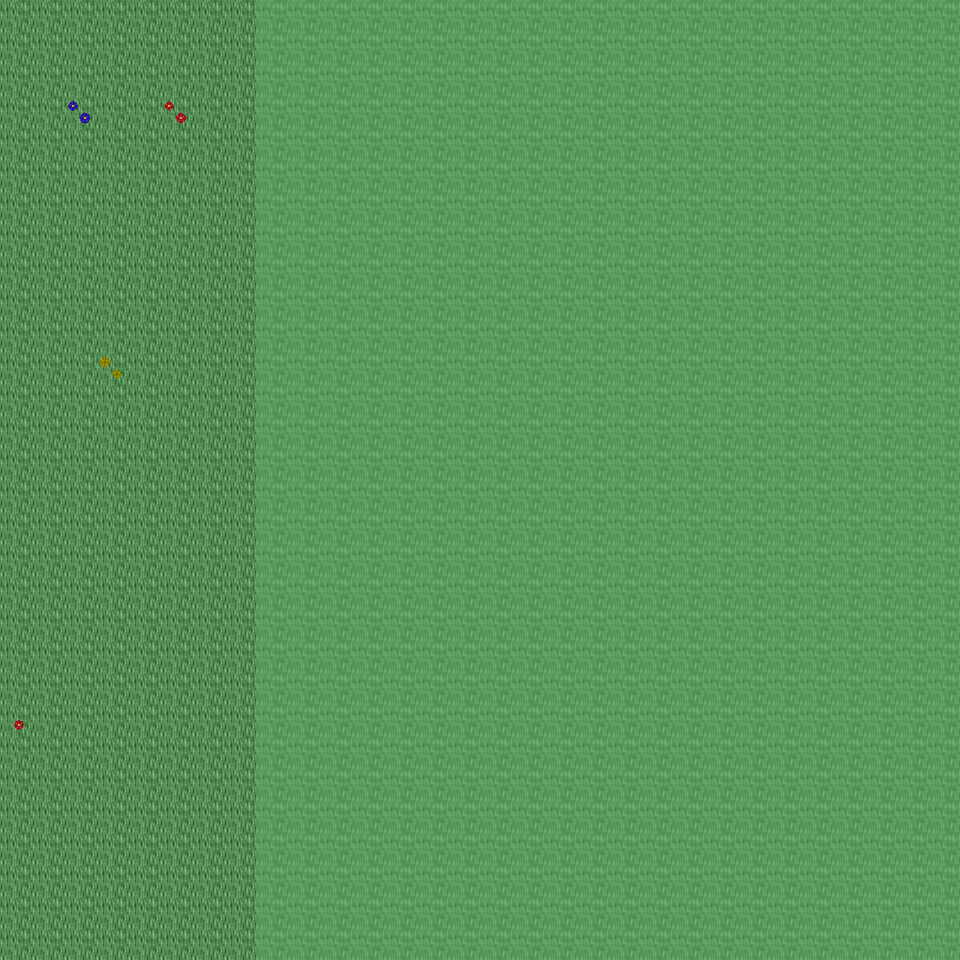

This game map was drawn from its Tiled (.tmx) file and the tilesets committed beside it. A one-line description and the trimmed map source follow:
An orthogonal 30x30 tile map with 32x32 px tiles, 6 tile layers (Ground, Object, Object2, Above, ...), 39 tilesets and 3 objects (3x mapchange).

<map version="1.0" orientation="orthogonal" renderorder="right-down" width="30" height="30" tilewidth="32" tileheight="32" nextobjectid="4">
  <tileset firstgid="1" name="tileset_ground_ground" tilewidth="32" tileheight="32" tilecount="33" columns="3">
    <image source="../drawable/tileset_ground_ground.png" width="96" height="352" />
  </tileset>
  <tileset firstgid="34" name="tileset_building_wall_old_wood" tilewidth="32" tileheight="32" tilecount="9" columns="3">
    <image source="../drawable/tileset_building_wall_old_wood.png" width="96" height="96" />
  </tileset>
  <tileset firstgid="43" name="tileset_building_fence_fence_wooden" tilewidth="32" tileheight="32" tilecount="12" columns="3">
    <image source="../drawable/tileset_building_fence_fence_wooden.png" width="96" height="128" />
  </tileset>
  <tileset firstgid="55" name="tileset_building_fence_fence_chunky" tilewidth="32" tileheight="32" tilecount="21" columns="3">
    <image source="../drawable/tileset_building_fence_fence_chunky.png" width="96" height="224" />
  </tileset>
  <tileset firstgid="76" name="tileset_plant_stump_stump_brown" tilewidth="32" tileheight="32" tilecount="4" columns="2">
    <image source="../drawable/tileset_plant_stump_stump_brown.png" width="64" height="64" />
  </tileset>
  <tileset firstgid="80" name="tileset_ground_earth_edges" tilewidth="32" tileheight="32" tilecount="18" columns="6">
    <image source="../drawable/tileset_ground_earth_edges.png" width="192" height="96" />
  </tileset>
  <tileset firstgid="98" name="tileset_ground_grass_corners" tilewidth="32" tileheight="32" tilecount="24" columns="6">
    <image source="../drawable/tileset_ground_grass_corners.png" width="192" height="128" />
  </tileset>
  <tileset firstgid="122" name="tileset_ground_grass_edges" tilewidth="32" tileheight="32" tilecount="36" columns="12">
    <image source="../drawable/tileset_ground_grass_edges.png" width="384" height="96" />
  </tileset>
  <tileset firstgid="158" name="tileset_plant_tree_apple_tree" tilewidth="32" tileheight="32" tilecount="9" columns="3">
    <image source="../drawable/tileset_plant_tree_apple_tree.png" width="96" height="96" />
  </tileset>
  <tileset firstgid="167" name="tileset_plant_tree_chestnut_tree" tilewidth="32" tileheight="32" tilecount="20" columns="4">
    <image source="../drawable/tileset_plant_tree_chestnut_tree.png" width="128" height="160" />
  </tileset>
  <tileset firstgid="187" name="tileset_plant_tree_crack_willow" tilewidth="32" tileheight="32" tilecount="20" columns="4">
    <image source="../drawable/tileset_plant_tree_crack_willow.png" width="128" height="160" />
  </tileset>
  <tileset firstgid="207" name="tileset_furniture_chair_bench_iron" tilewidth="32" tileheight="32" tilecount="4" columns="2">
    <image source="../drawable/tileset_furniture_chair_bench_iron.png" width="64" height="64" />
  </tileset>
  <tileset firstgid="211" name="tileset_furniture_chair_bench_iron_reverse" tilewidth="32" tileheight="32" tilecount="4" columns="2">
    <image source="../drawable/tileset_furniture_chair_bench_iron_reverse.png" width="64" height="64" />
  </tileset>
  <tileset firstgid="215" name="tileset_object_hay_cart" tilewidth="32" tileheight="32" tilecount="1" columns="1">
    <image source="../drawable/tileset_object_hay_cart.png" width="32" height="32" />
  </tileset>
  <tileset firstgid="216" name="tileset_building_wall_walls_siding" tilewidth="32" tileheight="32" tilecount="16" columns="4">
    <image source="../drawable/tileset_building_wall_walls_siding.png" width="128" height="128" />
  </tileset>
  <tileset firstgid="232" name="tileset_building_roof_brown" tilewidth="32" tileheight="32" tilecount="20" columns="5">
    <image source="../drawable/tileset_building_roof_brown.png" width="160" height="128" />
  </tileset>
  <tileset firstgid="252" name="tileset_building_door_door" tilewidth="32" tileheight="32" tilecount="6" columns="3">
    <image source="../drawable/tileset_building_door_door.png" width="96" height="64" />
  </tileset>
  <tileset firstgid="258" name="tileset_item_tools" tilewidth="32" tileheight="32" tilecount="9" columns="3">
    <image source="../drawable/tileset_item_tools.png" width="96" height="96" />
  </tileset>
  <tileset firstgid="267" name="tileset_ground_cobbled_paving" tilewidth="32" tileheight="32" tilecount="1" columns="1">
    <image source="../drawable/tileset_ground_cobbled_paving.png" width="32" height="32" />
  </tileset>
  <tileset firstgid="268" name="tileset_item_bazaar_produce" tilewidth="32" tileheight="32" tilecount="4" columns="2">
    <image source="../drawable/tileset_item_bazaar_produce.png" width="64" height="64" />
  </tileset>
  <tileset firstgid="272" name="tileset_item_sacks" tilewidth="32" tileheight="32" tilecount="2" columns="2">
    <image source="../drawable/tileset_item_sacks.png" width="64" height="32" />
  </tileset>
  <tileset firstgid="274" name="tileset_building_barnyard" tilewidth="32" tileheight="32" tilecount="200" columns="8">
    <image source="../drawable/tileset_building_barnyard.png" width="256" height="800" />
  </tileset>
  <tileset firstgid="474" name="tileset_plant_flower_planted_containers" tilewidth="32" tileheight="32" tilecount="16" columns="4">
    <image source="../drawable/tileset_plant_flower_planted_containers.png" width="128" height="128" />
  </tileset>
  <tileset firstgid="490" name="tileset_furniture_chair_wooden_rustic" tilewidth="32" tileheight="32" tilecount="8" columns="4">
    <image source="../drawable/tileset_furniture_chair_wooden_rustic.png" width="128" height="64" />
  </tileset>
  <tileset firstgid="498" name="tileset_furniture_table_brick_base" tilewidth="32" tileheight="32" tilecount="3" columns="3">
    <image source="../drawable/tileset_furniture_table_brick_base.png" width="96" height="32" />
  </tileset>
  <tileset firstgid="501" name="tileset_building_stairs_wooden_stairs" tilewidth="32" tileheight="32" tilecount="9" columns="3">
    <image source="../drawable/tileset_building_stairs_wooden_stairs.png" width="96" height="96" />
  </tileset>
  <tileset firstgid="510" name="tileset_plant_tree_maple_tree" tilewidth="32" tileheight="32" tilecount="72" columns="8">
    <image source="../drawable/tileset_plant_tree_maple_tree.png" width="256" height="288" />
  </tileset>
  <tileset firstgid="582" name="tileset_building_decoration_chimney_big" tilewidth="32" tileheight="32" tilecount="2" columns="1">
    <image source="../drawable/tileset_building_decoration_chimney_big.png" width="32" height="64" />
  </tileset>
  <tileset firstgid="584" name="tileset_logic_collision" tilewidth="32" tileheight="32" tilecount="1" columns="1">
    <image source="../drawable/tileset_logic_collision.png" width="32" height="32" />
  </tileset>
  <tileset firstgid="585" name="tileset_plant_bush_bushes" tilewidth="32" tileheight="32" tilecount="10" columns="5">
    <image source="../drawable/tileset_plant_bush_bushes.png" width="160" height="64" />
  </tileset>
  <tileset firstgid="595" name="tileset_plant_flower_daisy_blue" tilewidth="32" tileheight="32" tilecount="8" columns="2">
    <image source="../drawable/tileset_plant_flower_daisy_blue.png" width="64" height="128" />
  </tileset>
  <tileset firstgid="603" name="tileset_plant_flower_daisy_red" tilewidth="32" tileheight="32" tilecount="8" columns="2">
    <image source="../drawable/tileset_plant_flower_daisy_red.png" width="64" height="128" />
  </tileset>
  <tileset firstgid="611" name="tileset_plant_flower_daisy_white" tilewidth="32" tileheight="32" tilecount="8" columns="2">
    <image source="../drawable/tileset_plant_flower_daisy_white.png" width="64" height="128" />
  </tileset>
  <tileset firstgid="619" name="tileset_plant_flower_daisy_yellow" tilewidth="32" tileheight="32" tilecount="8" columns="2">
    <image source="../drawable/tileset_plant_flower_daisy_yellow.png" width="64" height="128" />
  </tileset>
  <tileset firstgid="627" name="tileset_plant_tree_tree_darkgreen" tilewidth="32" tileheight="32" tilecount="88" columns="8">
    <image source="../drawable/tileset_plant_tree_tree_darkgreen.png" width="256" height="352" />
  </tileset>
  <tileset firstgid="715" name="tileset_ground_green_paving" tilewidth="32" tileheight="32" tilecount="18" columns="3">
    <image source="../drawable/tileset_ground_green_paving.png" width="96" height="192" />
  </tileset>
  <tileset firstgid="733" name="tileset_item_hen_nest" tilewidth="32" tileheight="32" tilecount="1" columns="1">
    <image source="../drawable/tileset_item_hen_nest.png" width="32" height="32" />
  </tileset>
  <tileset firstgid="734" name="tileset_item_firewood" tilewidth="32" tileheight="32" tilecount="12" columns="3">
    <image source="../drawable/tileset_item_firewood.png" width="96" height="128" />
  </tileset>
  <tileset firstgid="746" name="tileset_furniture_sink_manger" tilewidth="32" tileheight="32" tilecount="18" columns="6">
    <image source="../drawable/tileset_furniture_sink_manger.png" width="192" height="96" />
  </tileset>
  <layer name="Ground" width="30" height="30">
    <data>[900 cells, 900 non-empty, 1 distinct tile ids]</data>
  </layer>
  <layer name="Object" width="30" height="30">
    <data>[900 cells, 127 non-empty, 16 distinct tile ids]</data>
  </layer>
  <layer name="Object2" width="30" height="30">
    <data>[900 cells, 0 non-empty, 0 distinct tile ids]</data>
  </layer>
  <layer name="Above" width="30" height="30">
    <data>[900 cells, 92 non-empty, 6 distinct tile ids]</data>
  </layer>
  <layer name="Above2" width="30" height="30">
    <data>[900 cells, 2 non-empty, 2 distinct tile ids]</data>
  </layer>
  <layer name="Walkable" width="30" height="30">
    <data>[900 cells, 660 non-empty, 1 distinct tile ids]</data>
  </layer>
  <objectgroup name="MapEvents">
    <object id="1" name="north" type="mapchange" x="0" y="0" width="256" height="32">
      <properties>
        <property name="map" value="0_ados_mountain_n2_w2_x4_y0" />
        <property name="place" value="south" />
      </properties>
    </object>
    <object id="2" name="south" type="mapchange" x="0" y="928" width="256" height="32">
      <properties>
        <property name="map" value="0_ados_mountain_n2_w2_x4_y2" />
        <property name="place" value="north" />
      </properties>
    </object>
    <object id="3" name="west" type="mapchange" x="0" y="0" width="32" height="960">
      <properties>
        <property name="map" value="0_ados_mountain_n2_w2_x3_y1" />
        <property name="place" value="east" />
      </properties>
    </object>
  </objectgroup>
</map>
